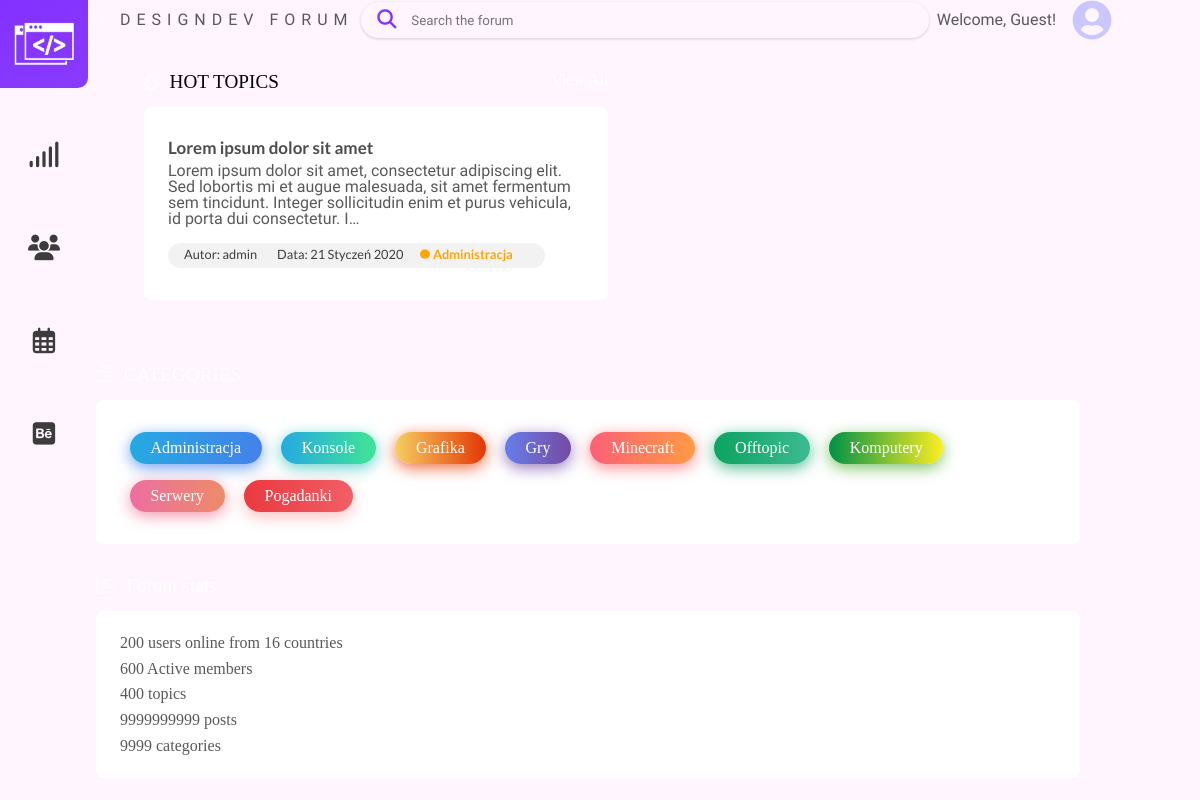
/topics/category/1/, run on the app's committed database.
### forum/models.py (models this page shows, shortened)
class Topic(models.Model):
    title = models.CharField(max_length=100)
    date_posted = models.DateTimeField(default=timezone.now)
    author = models.ForeignKey(User, on_delete=models.CASCADE)
    category = models.ForeignKey(Categories, on_delete=models.CASCADE)
    content = models.TextField(default="")

class Categories(models.Model):
    title = models.CharField(max_length=100)
    def __str__(self):
        return self.title

### forum/views.py (the view)
# urls.py: path('topics/category/<int:pk>/', CategoryTopicListView.as_view(), name='topic-category'),
class CategoryTopicListView(ListView):
    model = Topic
    template_name = 'forum/topic_category.html'
    context_object_name = 'topic_obj'
    paginate_by = 5
    def get_context_data(self, *, object_list=None, **kwargs):
        context = super(CategoryTopicListView, self).get_context_data(**kwargs)
        context['categories_obj'] = Categories.objects.all()
        context['topic_obj'] = Topic.objects.filter(category_id=self.kwargs.get('pk')).order_by('-date_posted')
        return context

### forum/templates/forum/topic_category.html
{% extends 'forum/base.html' %}
{% block content %}
<div class="hot-topics">
    <header class="hot-topics__header">
        <i class="fas fa-burn"></i>
        <h1>HOT TOPICS</h1>
        <a href="#" class="hot-topics__header__button">View All</a>
    </header>
    <ul class="hot-topics__list">
        {% for post in topic_obj %}
        <li class="hot-topics__topic">
            <h2 class="hot-topics__topic__header"><a href="{% url 'topic-detail' post.id %}">{{ post.title }}</a></h2>
            <p class="hot-topics__topic__desc">{{ post.content|truncatechars:200 }}</p>
            <ul class="hot-topics__topic__statistics">
                <div class="hot-topics__topic__statistics__container">
                    <li>Autor: {{ post.author }}</li>
                    <li>Data: {{ post.date_posted|date:'d F Y'}}</li>
                    <li class="section-mark">{{ post.category }}</li>
                </div>
            </ul>
        </li>
        {% endfor %}
    </ul>
</div>
<div class="section__main__content__separator"></div>
<div class="section__main__content__right">
    <div class="categories">
        <header class="categories__header">
            <i class="fas fa-align-right"></i>
            <h1>CATEGORIES</h1>
        </header>
        <ul class="categories__list">
            {% for category in categories_obj %}
            <li class="categories__category"><a href="{% url 'topic-category' category.id %}">{{ category.title }}</a></li>
            {% endfor %}
        </ul>
    </div>
    <div class="stats">
        <header class="stats__header">
            <i class="fas fa-chart-bar"></i>
            <h1>Forum stats</h1>
        </header>
        <ul class="stats__list">
            <li class="stats__statistic">200 users online from 16 countries</li>
            <li class="stats__statistic">600 Active members</li>
            <li class="stats__statistic">400 topics</li>
            <li class="stats__statistic">9999999999 posts</li>
            <li class="stats__statistic">9999 categories</li>
        </ul>
    </div>
</div>
{% endblock content %}

### data on the page
Topic: title "Lorem ipsum dolor sit amet", content "Lorem ipsum dolor sit amet, consectetur adipiscing elit. Sed lobortis mi et augue malesuada, sit amet fermentum sem tincidunt. Integer sollicitudin enim et purus vehicula, id porta dui consectetur. I…", author "admin", date_posted "21 Styczeń 2020", category "Administracja"
Categories: title "Administracja"
Categories: title "Konsole"
Categories: title "Grafika"
Categories: title "Gry"
Categories: title "Minecraft"
Categories: title "Offtopic"
Categories: title "Komputery"
Categories: title "Serwery"
Categories: title "Pogadanki"
